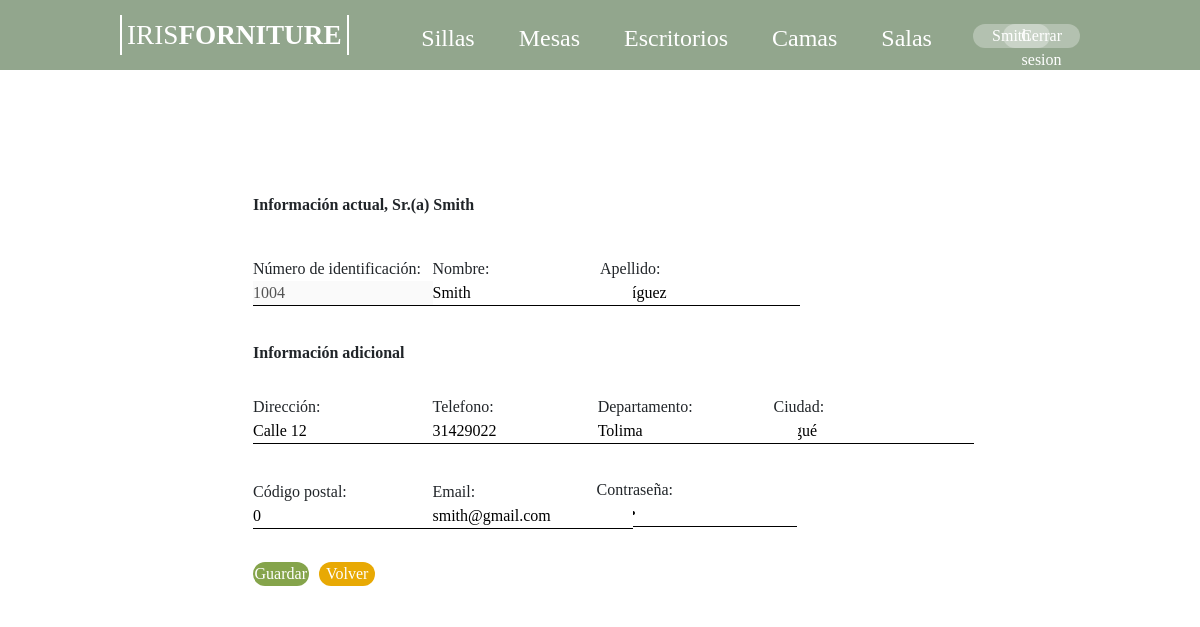
The page /usuarios/editar_info.php (signed in) on the database its author committed.
### tables this page shows
CREATE TABLE `usuarios` (
  `id_user` int(10) NOT NULL,
  `nombre_usuario` varchar(40) NOT NULL,
  `apellido_usuario` varchar(40) NOT NULL,
  `direccion` varchar(20) NOT NULL,
  `telefono` int(10) NOT NULL,
  `cod_rol` int(10) NOT NULL,
  `departamento` varchar(40) NOT NULL,
  `ciudad` varchar(40) NOT NULL,
  `codigo_postal` int(10) NOT NULL,
  `email` varchar(40) NOT NULL,
  `contrasena` varchar(245) NOT NULL
);

### usuarios/editar_info.php (the view, shortened to what this page needs)
<?php
include("../conexion.php");
?>
<!DOCTYPE html>
<html lang="en">
<head>
    <link href="https://cdn.jsdelivr.net/npm/bootstrap@5.2.2/dist/css/bootstrap.min.css" rel="stylesheet">
</head>
<body>
<header class="header">
        <div class="logo">
            <div class="logo_line1"></div>
                <a href="../index.php"><p>IRIS</p></a><a href="../index.php"><p class="bold" >FORNITURE</p></a>
            <div class="logo_line2"></div>
        </div>
        <nav>
            <ul class="nav_links">
                <li><a href="../section/sillas.php">Sillas</a></li>
                <li><a href="../section/mesas.php">Mesas</a></li>
                <li><a href="../section/escritorios.php">Escritorios</a></li>
                <li><a href="../section/camas.php">Camas</a></li>
                <li><a href="../section/salas.php">Salas</a></li>
            </ul>
        </nav>
        <?php
            if (!isset($_SESSION['nombre_global'])) {
                ?>
                    <a class="boton" href="../Login/login.php">Ingresar<button></button></a>
                <?php
            }else{
                ?>
                    <a class="boton" href="../usuarios/perfil.php"> <?php echo $_SESSION['nombre_global'];?><button></button></a>
                    <a class="boton_cerrar" href="../Login/cerrar_sesion.php">Cerrar sesion<button></button></a>
                <?php
            }
        ?>
    </header>
<?php
        $sql = "SELECT * FROM usuarios WHERE id_user = :id ";
        $query = $conexiondb -> prepare($sql);
        $query -> execute(array(":id"=>$_SESSION['id_global']));
        if ($registro = $query -> fetch(PDO::FETCH_ASSOC)) {}
?>
<p class="editar_info">Editar información</p>
<div class="info_container">
        <form action="actualiza_perfil.php" method="GET">
            <p class="title">Información actual, Sr.(a) <?php echo $_SESSION['nombre_global'] ?></p>
            <div class="id_user">
                <label for="id">Número de identificación:</label><br>
                <input disabled class="id" id="id" type="text" name="id" value="<?php echo $registro['id_user'] ?>">
            </div>
            <div class="name_user">
                <label for="name">Nombre:</label><br>
                <input class="name" id="name" type="text" name="name" value="<?php echo $registro['nombre_usuario'] ?>">
            </div>
            <div class="last_name_user">
                <label for="last_name">Apellido:</label><br>
                <input class="last_name" id="last_name" type="text" name="last_name" value="<?php echo $registro['apellido_usuario'] ?>">
            </div>
            <p class="title_2">Información adicional</p>
            <div class="address_user">
                <label for="address">Dirección:</label><br>
                <input class="address" id="address" type="text" name="address" value="<?php echo $registro['direccion'] ?>">
            </div>
            <div class="phone_user">
                <label for="phone">Telefono:</label><br>
                <input class="phone" id="phone" type="text" name="phone" value="<?php echo $registro['telefono'] ?>">
            </div>
            <div class="town_user">
                <label for="town">Departamento:</label><br>
                <input class="town" id="town" type="text" name="town" value="<?php echo $registro['departamento'] ?>">
            </div>
            <div class="city_user">
                <label for="city">Ciudad:</label><br>
                <input class="city" id="city" type="text" name="city" value="<?php echo $registro['ciudad'] ?>">
            </div>
            <div class="postal_user">
                <label for="postal">Código postal:</label><br>
                <input class="postal" id="postal" type="text" name="postal" value="<?php echo $registro['codigo_postal'] ?>">
            </div>
            <div class="email_user">
                <label for="email">Email:</label><br>
                <input class="email" id="email" type="text" name="email" value="<?php echo $registro['email'] ?>">
            </div>
            <div class="password_user">
                <label for="password">Contraseña:</label><br>
                <input class="password" id="password" type="password" name="password" value="<?php echo "*******"?>">
            </div>
            <input class="actualiza" type="submit" name="actualiza" value="Guardar">
            <input class="volver" type="button" name="volver" value="Volver" onmouseup="window.close()">
        </form>
</div>
</body>
</html>

### usuarios/editar_info.php (style rules this page uses)
* { margin: 0; padding: 0; list-style: none; text-decoration: none; border: none; font-family: 'Montserrat'; }
body { background-image: url("../pictures/AdobeStock_514413625.jpeg"); background-size: cover; background-repeat: no-repeat; }
.header { background-color: #92A68D; display: flex; justify-content: space-between; align-items: center; height: 70px; padding: 15px 10%; z-index: 2; flex-wrap: wrap; width: 100%; left: 0; top: 0; position: fixed; }
.header .logo { cursor: pointer; transition: all 0.3s; display: flex; }
.logo a { text-decoration: none; color: #fff; font-size:1.7em; }
.bold { font-weight: bold; }
.logo_line1 { display:absolute; border: 1px solid #fff; height: 40px; margin-right: 5px; }
.logo_line2 { display:absolute; border: 1px solid #fff; height: 40px; margin-left: 5px; }
.header .nav_links li { display: inline-block; padding: 0 20px; font-size: 1.5em; color: #fff; transition: all 0.3s; cursor: pointer; margin-top: 5px; }
.header .nav_links a { color: #fff; text-decoration: none; }
.header .boton { font-size: medium; cursor: pointer; width: 8%; background-color: rgba(255, 255, 255, 0.3); height: 1.5em; border-radius: 20px; color: #fff; text-align: center; text-decoration: none; margin-top: -15px; margin-right: -7%; transition: all 0.3s; }
.boton_cerrar { font-size: medium; cursor: pointer; width: 8%; background-color: rgba(255, 255, 255, 0.3); height: 1.5em; border-radius: 20px; color: #fff; text-align: center; text-decoration: none; margin-top: -15px; transition: all 0.3s }
.editar_info { margin: 10% 0% 1% 25%; font-size: 2em; color: #fff; }
.info_container { margin: 0 auto; background-color:#fff; width: 60%; padding: 1%; border: 1px solid #fff; border-radius: 20px ; position: relative; }
.title { font-size: 1em; font-weight: bold; margin: 0px 0px 40px 0px; }
.id_user { position: absolute; }
.id { border-bottom: 1px solid black; margin-right: 10px; transition: all 0.4s; }
.name_user { margin-left: 25%; position: absolute; }
.name { border-bottom: 1px solid black ; transition: all 0.4s; }
.last_name_user { margin-left: 50%; margin-bottom: 5%; }
.last_name { border-bottom: 1px solid black; transition: all 0.4s; }
.title_2 { font-size: 1em; font-weight: bold; margin: 0px 0px 30px 0px; }
.address_user { position: absolute; }
.address { border-bottom: 1px solid black; transition: all 0.4s; }
.phone_user { margin-left: 25%; margin-bottom: 5%; position: absolute; }
.phone { border-bottom: 1px solid black; transition: all 0.4s; }
.town_user { margin-left: 48%; position: absolute; }
.town { border-bottom: 1px solid black; transition: all 0.4s; }
.city_user { margin-left: 75%; }
.city { border-bottom: 1px solid black; transition: all 0.4s; }
.postal_user { margin-top: 5%; margin-bottom: 5%; position: absolute; }
.postal { border-bottom: 1px solid black; transition: all 0.4s; }
.email_user { margin-left: 25%; margin-bottom: 5%; margin-top: 5%; position: absolute; }
.email { border-bottom: 1px solid black; transition: all 0.4s; }
.password_user { margin-left: 49.5%; margin-top: 5%; margin-bottom: 5%; }
.password { border-bottom: 1px solid black; transition: all 0.4s; }
.actualiza { background-color: #85A44B; border-radius: 20px ; width: 8%; height: 1.5em; color: #fff; font-weight: 500; transition: all 0.4s; }
.volver { background-color: #E8A904; border-radius: 20px ; width: 8%; height: 1.5em; color: #fff; font-weight: 500; transition: all 0.4s; margin-left: 1%; }

### rows shown on the page
usuarios: id "1004", name "Smith", last_name "Rodríguez", address "Calle 12", phone "31429022", town "Tolima", city "Ibagué", postal "0", email "smith@gmail.com"

### other values the page prints
$_SESSION['nombre_global'] "Smith"
